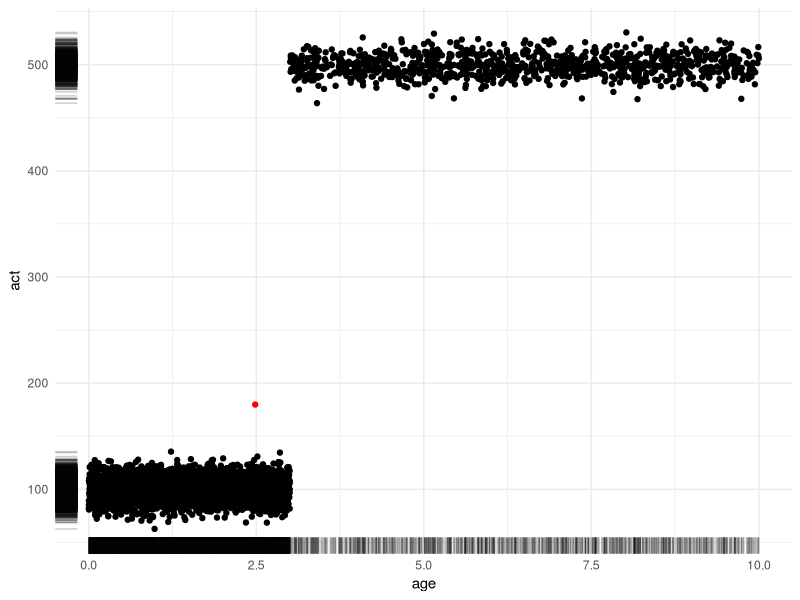
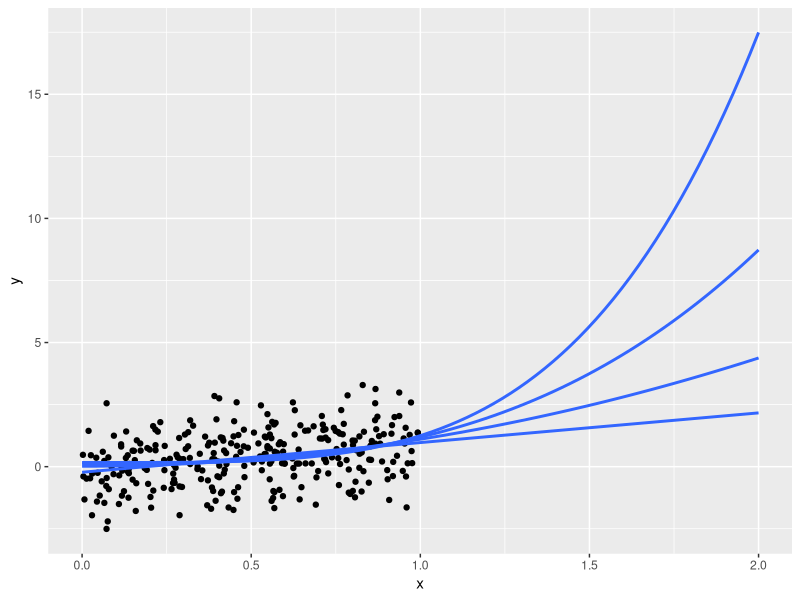

Write the R code that produced these figures, in order.
## ---- chunk 1
set.seed(123)

# define simulation parameters ----
## n: total observations
## p: proportion of observations in group 1
n <- 5000
p <- 0.8
n1 <- n*p
n2 <- n*(1-p)

# generate fake dataset with two groups ----
df <- 
  data.frame(
    age = c(runif(n1,   0,  3), runif(n2,   3, 10)),
    act = c(rnorm(n1, 100, 10), rnorm(n2, 500, 10))
  )
## ---- chunk 2
library(dplyr)
library(ggplot2)

summ <- summarize_at(df, vars(age, act), mean)

ggplot(data = df, aes(age, act)) + 
  geom_point() +
  geom_rug(alpha = 0.2) +
  geom_point(data = summ, col = "red") +
  theme_minimal()
## ---- chunk 3
set.seed(123)

# define simulation parameters ----
## n: observations per group
## pr[1|2]: mean price per group
n <- 100
pr1 <- 50
pr2 <- 250
pr_sd <- 5
re1 <- 0.1
re2 <- 0.2

# simulate spend amounts and return indicatiors ----
amt_spend  <- c(rnorm(n, pr1, pr_sd), rnorm(n, pr2, pr_sd))
ind_return <- c(rbinom(n, 1, re1),    rbinom(n, 1, re2))

# compute summary statistics ----
average_of_product <- mean(amt_spend * ind_return)
product_of_average <- mean(amt_spend) * mean(ind_return)
## ---- chunk 4
# randomly reorder one of two variables to break relationships ----
ind_return <- sample(ind_return, size = 200)

# recompute variables ----
average_of_product <- mean(amt_spend * ind_return)
product_of_average <- mean(amt_spend) * mean(ind_return)
## ---- chunk 5
library(ggplot2)

n <- 300
x <- runif(n)
y <- c(x[1:100], x[101:200]**2, x[201:300]**3) + rnorm(n)

ggplot(
  data.frame(x = x, y = y),
  aes(x, y)
) +
  geom_point() +
  geom_smooth(method = "lm", formula = y ~ I(x**1), se = FALSE, fullrange = TRUE) +
  geom_smooth(method = "lm", formula = y ~ I(x**2), se = FALSE, fullrange = TRUE) +
  geom_smooth(method = "lm", formula = y ~ I(x**3), se = FALSE, fullrange = TRUE) +
  geom_smooth(method = "lm", formula = y ~ I(x**4), se = FALSE, fullrange = TRUE) +
  scale_x_continuous(limits = c(0,2)) 
## ---- chunk 6
x <- rnorm(1000, 0, 5)
y1 <- rnorm(1000, 10, 6)
y2 <- 10 + x + rnorm(1000, 0, 1)
y3 <- 10 + x + rlnorm(1000, 0, 1)
cor(x,y1)
cor(x,y2)
(mx <- mean(x))
(my1 <- mean(y1))
(my2 <- mean(y2))
(my3 <- mean(y3))
  
library(ggplot2)
df <- data.frame(x=x,y=y1,y2=y2)
gg1 <- ggplot(df, aes(x,y1)) + geom_bin2d() + geom_point(aes(mx,my1), col = 'red')
gg2 <- ggplot(df, aes(x,y2)) + geom_bin2d() + geom_point(aes(mx,my2), col = 'red')
gg3 <- ggplot(df, aes(x,y3)) + geom_bin2d() + geom_point(aes(mx,my3), col = 'red')

x <- c(runif(700, 20, 50), runif(300, 50, 70))
y <- x**3 + rnorm(1000)
df <- data.frame(x=x,y=y)
gg <- ggplot(df, aes(x,y)) + geom_bin2d() + geom_point(aes(mean(x), mean(y)), col = 'red')
## ---- chunk 7
library(dplyr)
library(tidyr)

data_group1 <-
  data.frame(ID_ACCT = 1:10,
             N_TRANS = sample(1:10, size = 10, replace = TRUE, prob = 1:10)) %>%
  uncount(N_TRANS) %>%
  mutate(AMT_SPEND = rnorm(nrow(.), 500, 25))
data_group2 <-
  data.frame(ID_ACCT = 1:10,
             N_TRANS = sample(1:10, size = 10, replace = TRUE, prob = 10:1)) %>%
  uncount(N_TRANS) %>%
  mutate(AMT_SPEND = rnorm(nrow(.), 100, 10))
data <- bind_rows(data_group1, data_group2)
## ---- chunk 8
data %>%
  summarize(
    N_TRANS = n() / n_distinct(ID_ACCT),
    AMT_SPEND = sum(AMT_SPEND) / n()
  ) %>%
  mutate(N_TRANS * AMT_SPEND)

data %>%
  group_by(ID_ACCT) %>%
  summarize(N_TRANS = n(), AMT_SPEND = sum(AMT_SPEND) / n()) %>%
  summarize_at(vars(N_TRANS, AMT_SPEND), mean) %>%
  mutate(N_TRANS * AMT_SPEND)

summarize(data, sum(AMT_SPEND) / n_distinct(ID_ACCT))
## ---- chunk 9
set.seed(123)
amt_spend <- c(rnorm(10, 50, 5), rnorm(10, 250, 5))
ind_return <- c(rbinom(10,1,0.1), rbinom(10,1,0.2))
mean(amt_spend) * mean(ind_return)
mean(amt_spend * ind_return)
